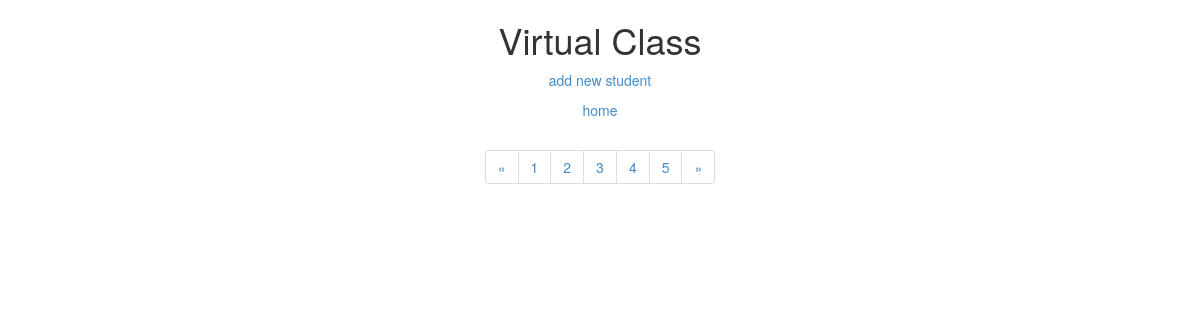
The app's page /index.php/student/page/2, older data.
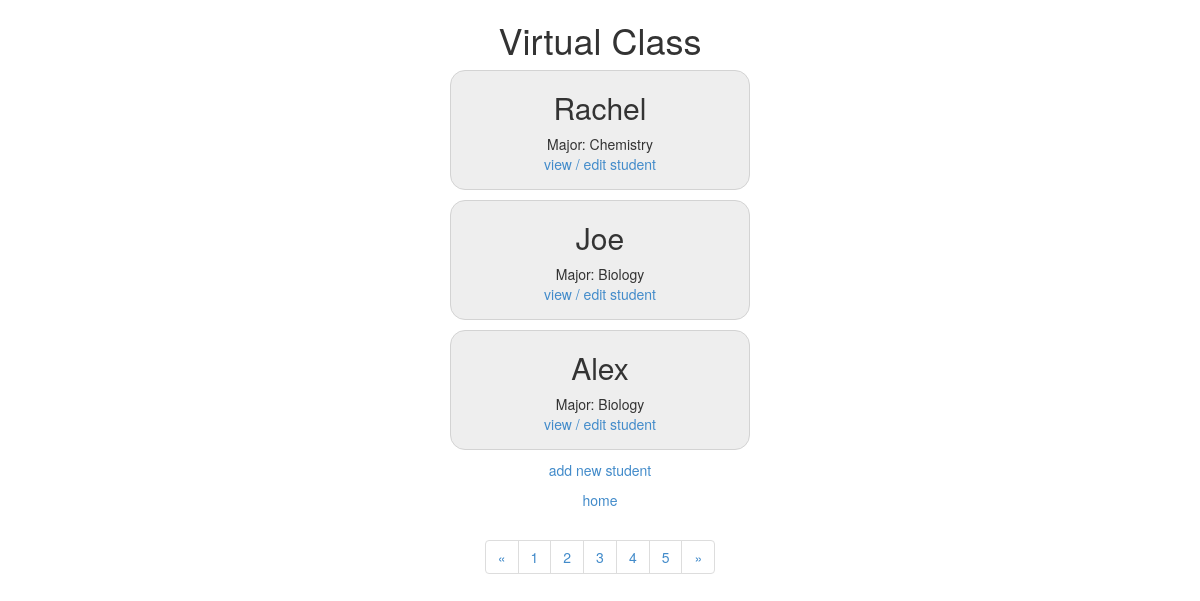
The same page, newer data.
### tables this page shows
CREATE TABLE `student` (
  `id` int(11) NOT NULL AUTO_INCREMENT,
  `firstname` varchar(128) NOT NULL,
  `middlename` varchar(128) DEFAULT NULL,
  `lastname` varchar(128) NOT NULL,
  `dob` datetime DEFAULT NULL,
  `major_id` int(11) DEFAULT NULL,
  PRIMARY KEY (`id`),
  KEY `major_id` (`major_id`),
  CONSTRAINT `student_ibfk_1` FOREIGN KEY (`major_id`) REFERENCES `dept` (`id`) ON DELETE CASCADE
);

### application/controllers/student.php (called while the page is built, shortened)
<?php
class Student extends CI_Controller {
	public function __construct()
	{
		$this->load->model('student_model');
		$this->load->model('dept_model');
		$this->load->model('enrollment_model');
	}
	public function page($pagenum)
	{
		$data['students'] = $this->student_model->get_students($id=FALSE, $pagenum);
		$data['title'] = 'students list';
		$data['pagenum'] = $pagenum;
		$this->load->view('templates/header', $data);
		$this->load->view('student/page', $data);
		$this->load->view('templates/footer');
	}
}

### index.php (called while the page is built, shortened)
<?php
require_once BASEPATH.'core/CodeIgniter.php';

### application/models/student_model.php (called while the page is built, shortened)
<?php
class Student_model extends CI_Model {
	public function get_students($id=FALSE,$pagenum=1)
	{
		if ($id === FALSE)
		{
			$query = $this->db->get('student',3,3*($pagenum-1));
			$results = $query->result_array();
			for ($i = 0; $i < count($results); ++$i) {
			    $id = $results[$i]['major_id'];
			    $this->db->select('name');
			    $this->db->where('id', $id);
			    $q = $this->db->get('dept');
			    foreach ($q->result() as $row)
			    {
			         $dept_name = $row->name;
			    }
			    $results[$i]['dept_name'] = $dept_name;
			}
			return $results;
		}
		$query = $this->db->get_where('student', array('id' => $id));
		$row = $query->row_array();
		$major_id = $row['major_id'];
		$this->db->select('name');
		$this->db->where('id', $major_id);
		$q = $this->db->get('dept');
		$dept_name = $q->row()->name;
		$row['dept_name'] = $dept_name;
		return $row;
	}
}

### application/views/student/page.php (the view)
<div id="wrap">
	<ul class ="students">
		<?php foreach ($students as $student_item): ?>
		<li>
		    <h2><?php echo $student_item['firstname'] ?></h2>
		    <div class="main">
		    	<?php echo "Major:" ?>
		        <?php echo $student_item['dept_name'] ?>
		    </div>
		    <p><a href="<?php echo base_url();?>index.php/student/view/<?php echo $student_item['id'] ?>">view / edit student </a></p>
		</li>
		<?php endforeach ?>
	</ul>
	<p><a href="<?php echo base_url();?>index.php/student/create">add new student </a></p>
	<p><a href="<?php echo base_url();?>index.php/">home</a> </p>
	<ul class="pagination">
	  <li><a href="<?php echo base_url();?>index.php/student/page/<?php echo max(1, $pagenum-1)?>">&laquo;</a></li>
	  <li><a href="<?php echo base_url();?>index.php/student/page/1">1</a></li>
	  <li><a href="<?php echo base_url();?>index.php/student/page/2">2</a></li>
	  <li><a href="<?php echo base_url();?>index.php/student/page/3">3</a></li>
	  <li><a href="<?php echo base_url();?>index.php/student/page/4">4</a></li>
	  <li><a href="<?php echo base_url();?>index.php/student/page/5">5</a></li>
	  <li><a href="<?php echo base_url();?>index.php/student/page/<?php echo $pagenum+1?>">&raquo;</a></li>
	</ul>
</div>

### application/views/templates/header.php (shortened to what this page needs)
<html>
<head>
	<link href="<?php echo base_url(); ?>assets/css/core.css" media="screen" rel="stylesheet" type="text/css" />
	<link rel="stylesheet" href="<?php echo base_url("assets/css/bootstrap.css"); ?>">
</head>
<body>
	<h1>Virtual Class</h1>

### application/views/templates/footer.php
<br>
<br>
<br>
</html>

### assets/css/core.css (style rules this page uses)
body { font-family: "Arial"; font-size: 12px; text-align:center; }
#wrap { text-align: center; }
ul.students { list-style-type: none; width: 300px; margin: 0; padding: 0; display: inline-block; text-align: center; }
ul.students li { background: #eeeeee; border: 1px solid #d3d3d3; padding: 0px; width: 100%; height:120px; margin-bottom: 10px; margin-right: 10px; text-align: center; display: inline-block; border-radius: 15px; }

Row changes from the older to the newer data that the page shows:
added student: firstname "Rachel", dept_name "Chemistry"
added student: firstname "Joe", dept_name "Biology"
added student: firstname "Alex", dept_name "Biology"
